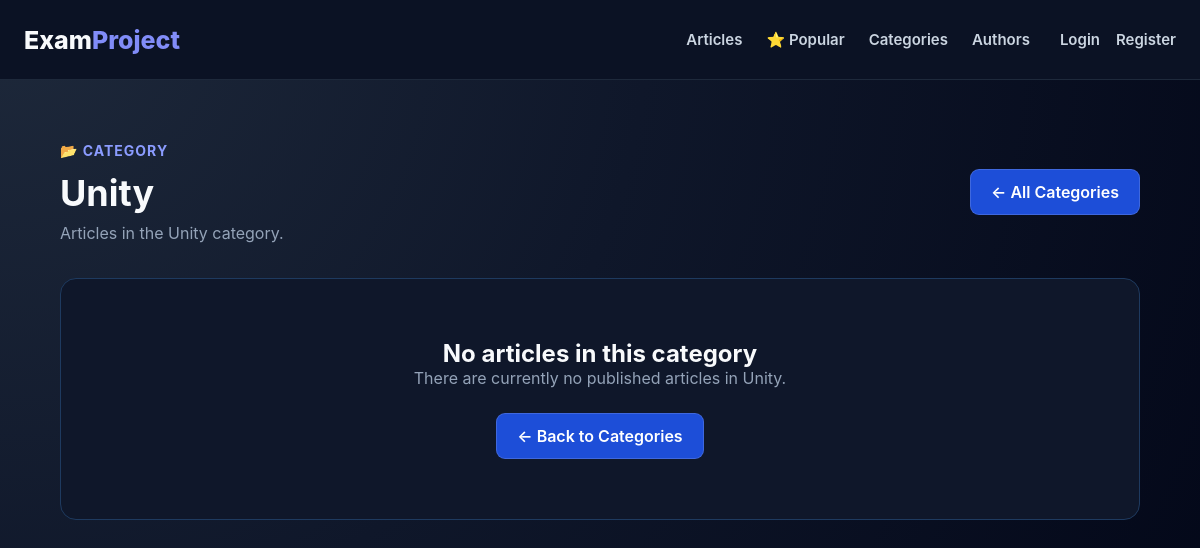
/articles/categories/1/, run on an earlier commit of the app's database.
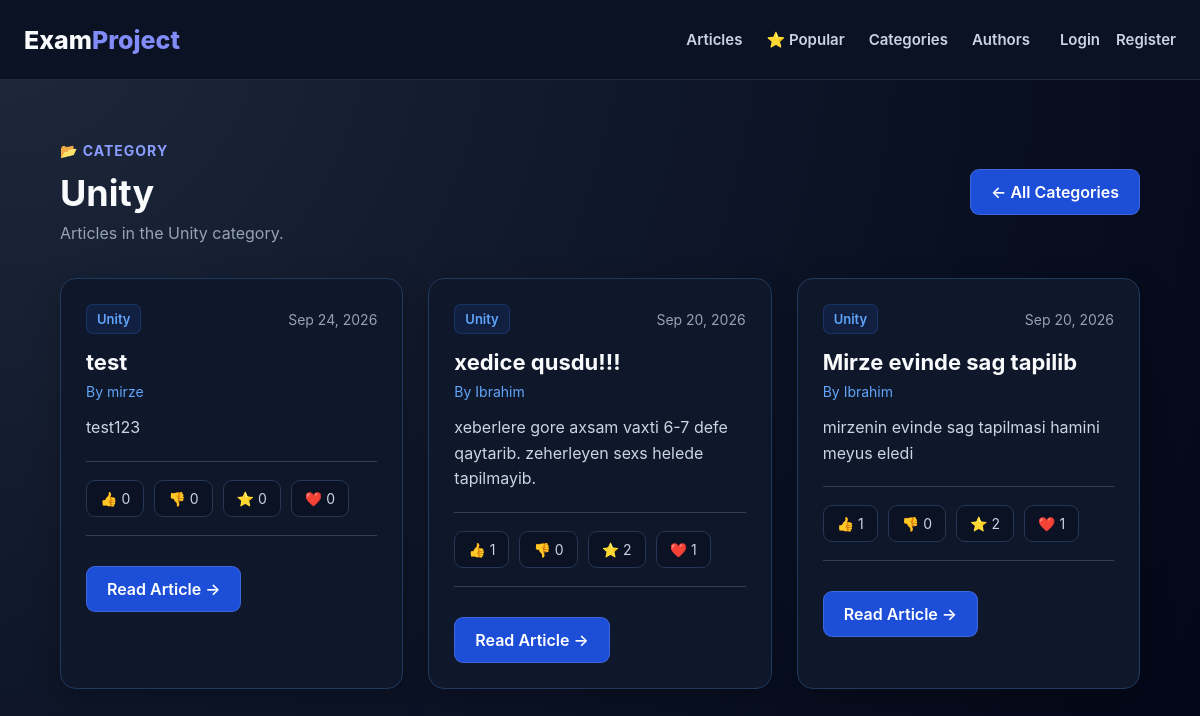
And on a later commit of the database.
### articles/models.py (models this page shows, shortened)
class Category(models.Model):
    name = models.CharField(
        max_length=100,
        unique=True
    )

class Article(models.Model):
    title = models.CharField(
        max_length=200
    )
    image = models.ImageField(
        upload_to="articles/",
        blank=True,
        null=True
    )
    content = models.TextField()
    category = models.ForeignKey(
        Category,
        on_delete=models.SET_NULL,
        null=True,
        related_name="articles"
    )
    author = models.ForeignKey(
        User,
        on_delete=models.CASCADE,
        related_name="articles"
    )
    created_at = models.DateTimeField(
        auto_now_add=True
    )
    updated_at = models.DateTimeField(
        auto_now=True
    )
    status = models.CharField(
        max_length=20,
        choices=[
            ("pending", "Pending"),
            ("published", "Published"),
        ],
        default="pending"
    )
    likes = models.ManyToManyField(
        User,
        related_name="liked_articles",
        blank=True
    )
    dislikes = models.ManyToManyField(
        User,
        related_name="disliked_articles",
        blank=True
    )
    favorites = models.ManyToManyField(
        User,
        related_name="favorite_articles",
        blank=True
    )

### articles/views.py (the view)
def category_articles(request, category_id):
    category = get_object_or_404(
        Category,
        id=category_id
    )
    articles = Article.objects.filter(
        category=category,
        status="published"
    ).select_related(
        "author",
        "category"
    ).prefetch_related(
        "ratings",
        "likes",
        "dislikes",
        "favorites"
    ).order_by("-created_at")
    return render(request, "article/category_articles.html", {
        "category": category,
        "articles": articles
    })

### templates/article/category_articles.html (shortened to what this page needs)
{% extends "base.html" %}
{% block content %}
<div class="articles-container">
    <div class="articles-header">
        <div>
            <span class="categories-label">
                📂 CATEGORY
            </span>
            <h1>{{ category.name }}</h1>
            <p>
                Articles in the {{ category.name }} category.
            </p>
        </div>
        <a
            href="{% url 'category_list' %}"
            class="btn btn-secondary"
        >
            ← All Categories
        </a>
    </div>
    {% if articles %}
        <div class="articles-grid">
            {% for article in articles %}
                <article class="article-card">
                    <div class="article-card-content">
                        <div class="article-meta">
                            <span class="article-category">
                                {{ article.category.name }}
                            </span>
                            <span>
                                {{ article.created_at|date:"M d, Y" }}
                            </span>
                        </div>
                        <h2>
                            {{ article.title }}
                        </h2>
                        <p class="article-author">
                            By {{ article.author.username }}
                        </p>
                        <p class="article-preview">
                            {{ article.content|truncatewords:30 }}
                        </p>
                        <div class="article-stats">
                            <span>
                                👍 {{ article.likes.count }}
                            </span>
                            <span>
                                👎 {{ article.dislikes.count }}
                            </span>
                            <span>
                                ⭐ {{ article.ratings.count }}
                            </span>
                            <span>
                                ❤️ {{ article.favorites.count }}
                            </span>
                        </div>
                        <a
                            href="{% url 'article_detail' article.id %}"
                            class="btn btn-secondary"
                        >
                            Read Article →
                        </a>
                    </div>
                </article>
            {% endfor %}
        </div>
    {% else %}
        <div class="empty-articles">
            <h2>No articles in this category</h2>
            <p>
                There are currently no published articles
                in {{ category.name }}.
            </p>
            <a
                href="{% url 'category_list' %}"
                class="btn btn-secondary"
            >
                ← Back to Categories
            </a>
        </div>
    {% endif %}
</div>
{% endblock %}

What changed in the data, as far as the page shows it:
shown differently, row unchanged: Category "Unity": name "Unity" → (not shown)
added Article: category.name "Unity", created_at "Sep 24, 2026", title "test", author.username "mirze", content "test123", likes.count "0", dislikes.count "0", ratings.count "0", favorites.count "0"
added Article: category.name "Unity", created_at "Sep 20, 2026", title "xedice qusdu!!!", author.username "Ibrahim", content "xeberlere gore axsam vaxti 6-7 defe qaytarib. zeherleyen sexs helede tapilmayib.", likes.count "1", dislikes.count "0", ratings.count "2", favorites.count "1"
added Article: category.name "Unity", created_at "Sep 20, 2026", title "Mirze evinde sag tapilib", author.username "Ibrahim", content "mirzenin evinde sag tapilmasi hamini meyus eledi", likes.count "1", dislikes.count "0", ratings.count "2", favorites.count "1"
Also different on the page:
text no longer shown: "No articles in this category There are currently no published articles in . ← Back to Categories"
